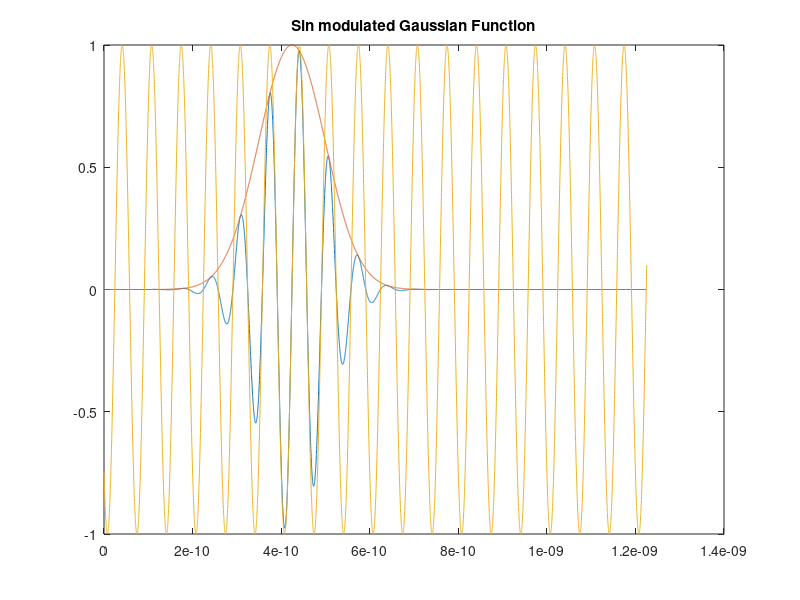
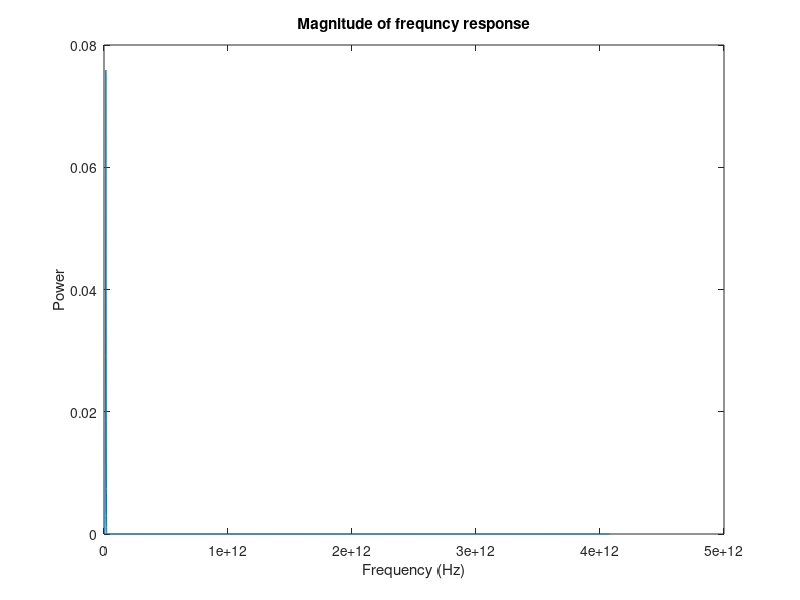

Source code (MATLAB) for these figures, in order:
% Test sin modulated gaussian functions

deltat = 1.73325e-13;  % Time step size
deltat = 1.22559e-13;
%deltat = 1e-12;
N = 10000;         % Number of time points

f0 = 15e9;      % Centre frequency
df = 3e9;   % Frequency spacing

alpha = 1;      % Scaling factor

% Time data:
t = [0:deltat:deltat*(N-1)];

% Modulated pulse
%z = exp(-1 .* ((t-4 ./ (pi*df)) * df*pi).^2) .* sin(2*pi.*t*f0);
z = alpha * exp(-1 * ((t - 4. / (pi .* df)) .* df .* pi).^2) .* ...
    sin(2. .* pi .* f0 .* (t - 4. / (pi .* df)));
za = exp(-1 * ((t - 4. / (pi .* df)) .* df .* pi).^2);
zb = sin(2. .* pi .* f0 .* (t - 4. / (pi .* df)));
%z2 = gauspuls(t, f0, 1.7); % Bandwidth of about 1.7*f0, ~500 THz. 

figure;
plot(t, z, t, za, t, zb); %, t, z2);
title('Sin modulated Gaussian Function');
%legend('Jans FDTD implementation', 'Gaussian', 'sine', 'MATLAB gauspuls function');

Z = fft(z) ./ N;
%Z2 = fft(z2) ./ N;

df = 1/(N*deltat);
%f = [-(N/2*df):df:(N/2 - 1)*df];
f = [0:df:(N/2 - 1)*df];

figure;
plot(f, abs(Z(1:N/2))); %, f, abs(Z2(1:N/2)));
title('Magnitude of frequncy response');
xlabel('Frequency (Hz)');
ylabel('Power');
%legend('Jans', 'gauspuls');
